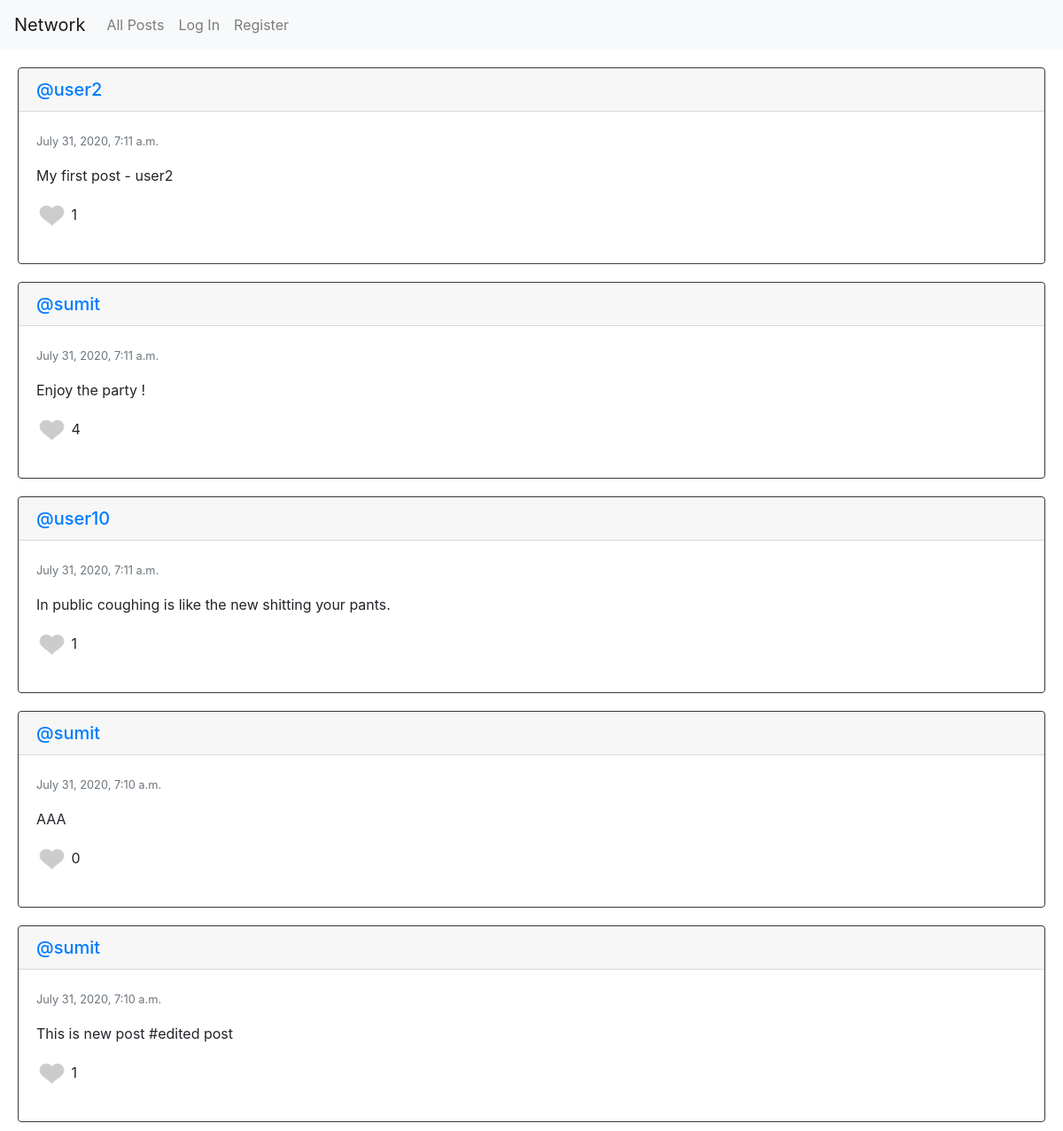
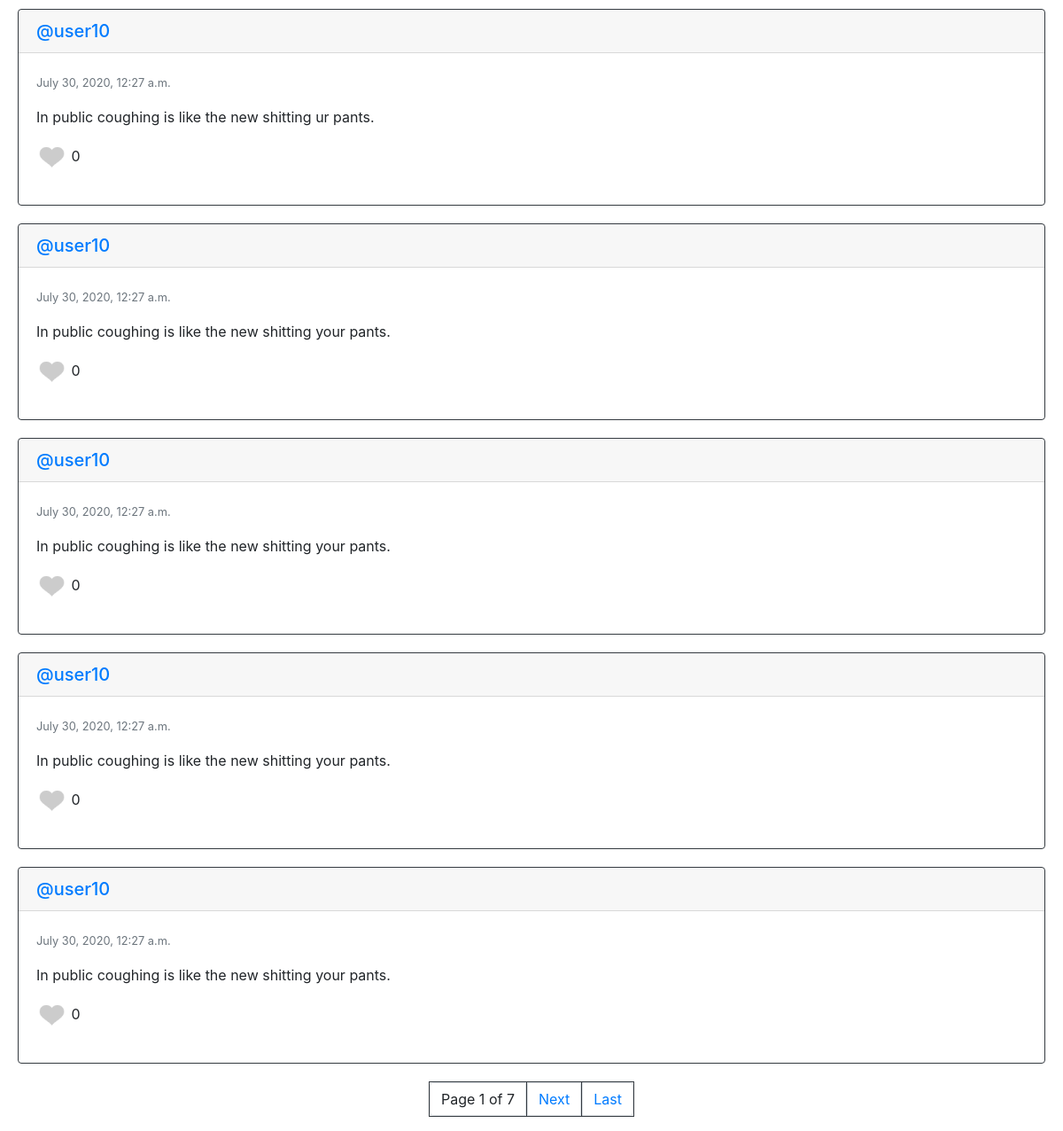
The page / on the database its author committed (2 pictures, top to bottom).
### network/models.py (models this page shows, shortened)
class Tweet(models.Model):
    user = models.ForeignKey("User", on_delete=models.CASCADE, related_name="tweets")
    text = models.TextField(blank=True)
    date_created = models.DateTimeField(auto_now=True)
    likes = models.ManyToManyField('User', default=None, blank=True, related_name='tweet_likes')

class User(AbstractUser):
    pass

### network/views.py (the view)
# urls.py: path("", views.index, name="index"),
def index(request):
    if request.method == "POST":
        text = request.POST["text"].strip()
        tweet = Tweet.objects.create(text=text,user=request.user)
        if(tweet):print(f'text-{text}')
    tweets = Tweet.objects.all().order_by("-date_created")
    paginator = Paginator(tweets, 10) # Show 10 posts per page.
    page_number = request.GET.get('page')
    tweets = paginator.get_page(page_number)
    return render(request, "network/index.html", {
        'tweets':tweets
    })

### network/templates/network/index.html (shortened to what this page needs)
{% extends "network/layout.html" %}
{% load static %}
{% block body %}
{% if tweets %}
{% for tweet in tweets %}
<div id="T{{tweet.id}}" class="card border border-dark" style="margin: 20px;" >
    <a href="{% url 'profileView' uid=tweet.user.id %}"><h5 class="card-header">@{{tweet.user}}</h5></a>
    <div id="pp{{tweet.id}}" class="card-body">
        <p><small class="text-muted">{{tweet.date_created}}</small></p>
        <p class="card-text"> {{tweet.text }}</p>
        {% if request.user in  tweet.likes.all %}
            <p class="image" ><img id="l{{tweet.id}}" src="{% static 'network/like.png' %}" data-user="{{request.user.id}}" data-value="like" alt="heart" style="width: 35px;height: 35px; fill: red;"><count id="ll{{tweet.id}}"> {{tweet.likes.all.count}}</count> </p>
        {% else %}
            <p class="image" ><img id="l{{tweet.id}}" src="{% static 'network/unlike.png' %}" data-user="{{request.user.id}}" data-value="unlike" alt="heart" style="width: 35px;height: 35px;fill: red;"><count id="ll{{tweet.id}}"> {{tweet.likes.all.count}}</count> </p>
        {% endif %}
    </div>
</div>
{% endfor %}
{% endif %}
{% include "network/pagination.html" %}
{% endblock %}

### network/templates/network/layout.html (shortened to what this page needs)
{% load static %}
<!DOCTYPE html>
<html lang="en">
    <head>
        <link rel="stylesheet" href="https://stackpath.bootstrapcdn.com/bootstrap/4.4.1/css/bootstrap.min.css">
        <link href="{% static 'network/styles.css' %}" rel="stylesheet">
    </head>
    <body>
        <nav class="navbar navbar-expand-lg navbar-light bg-light">
            <a class="navbar-brand" href="#">Network</a>
            <div>
              <ul class="navbar-nav mr-auto">
                <li class="nav-item">
                  <a class="nav-link" href="{% url 'index' %}">All Posts</a>
                </li>
                {% if user.is_authenticated %}
                    <li class="nav-item">
                        <a class="nav-link" href="{% url 'followingView' %}">Following</a>
                    </li>
                    <li class="nav-item">
                        <a class="nav-link" href="{% url 'logout' %}">Log Out</a>
                    </li>
                {% else %}
                    <li class="nav-item">
                        <a class="nav-link" href="{% url 'login' %}">Log In</a>
                    </li>
                    <li class="nav-item">
                        <a class="nav-link" href="{% url 'register' %}">Register</a>
                    </li>
                {% endif %}
              </ul>
            </div>
          </nav>
        <div class="body">
            {% block body %}
            {% endblock %}
        </div>
    </body>
</html>

### network/templates/network/pagination.html (shortened to what this page needs)
<!DOCTYPE html>
<html lang="en">
    <head>
        <link rel="stylesheet" href="https://stackpath.bootstrapcdn.com/bootstrap/4.4.1/css/bootstrap.min.css">
    </head>
    <body>
        <nav aria-label="Page navigation example" class="" >
            <ul class="pagination justify-content-center ">
                <li class="page-item border border-dark"><a class="page-link">Page {{ tweets.number }} of {{ tweets.paginator.num_pages }}</a></li>
              {% if tweets.has_next %}
                <li class="page-item border border-dark"><a class="page-link" href="?page={{ tweets.next_page_number }}">Next</a></li>
                <li class="page-item border border-dark"><a class="page-link" href="?page={{ tweets.paginator.num_pages }}">Last</a></li>
              {% endif %}
            </ul>
        </nav>
    </body>
</html>

### rows shown on the page
Tweet: user "user2", date_created "July 31, 2020, 7:11 a.m.", text "My first post - user2", likes.all.count "1"
Tweet: user "sumit", date_created "July 31, 2020, 7:11 a.m.", text "Enjoy the party !", likes.all.count "4"
Tweet: user "user10", date_created "July 31, 2020, 7:11 a.m.", text "In public coughing is like the new shitting your pants.", likes.all.count "1"
Tweet: user "sumit", date_created "July 31, 2020, 7:10 a.m.", text "AAA", likes.all.count "0"
Tweet: user "sumit", date_created "July 31, 2020, 7:10 a.m.", text "This is new post #edited post", likes.all.count "1"
Tweet: user "user10", date_created "July 30, 2020, 12:27 a.m.", text "In public coughing is like the new shitting ur pants.", likes.all.count "0"
Tweet: user "user10", date_created "July 30, 2020, 12:27 a.m.", text "In public coughing is like the new shitting your pants.", likes.all.count "0"
Tweet: user "user10", date_created "July 30, 2020, 12:27 a.m.", text "In public coughing is like the new shitting your pants.", likes.all.count "0"
Tweet: user "user10", date_created "July 30, 2020, 12:27 a.m.", text "In public coughing is like the new shitting your pants.", likes.all.count "0"
Tweet: user "user10", date_created "July 30, 2020, 12:27 a.m.", text "In public coughing is like the new shitting your pants.", likes.all.count "0"

### other values the page prints
{{ tweets.number }} "1"
{{ tweets.paginator.num_pages }} "7"
